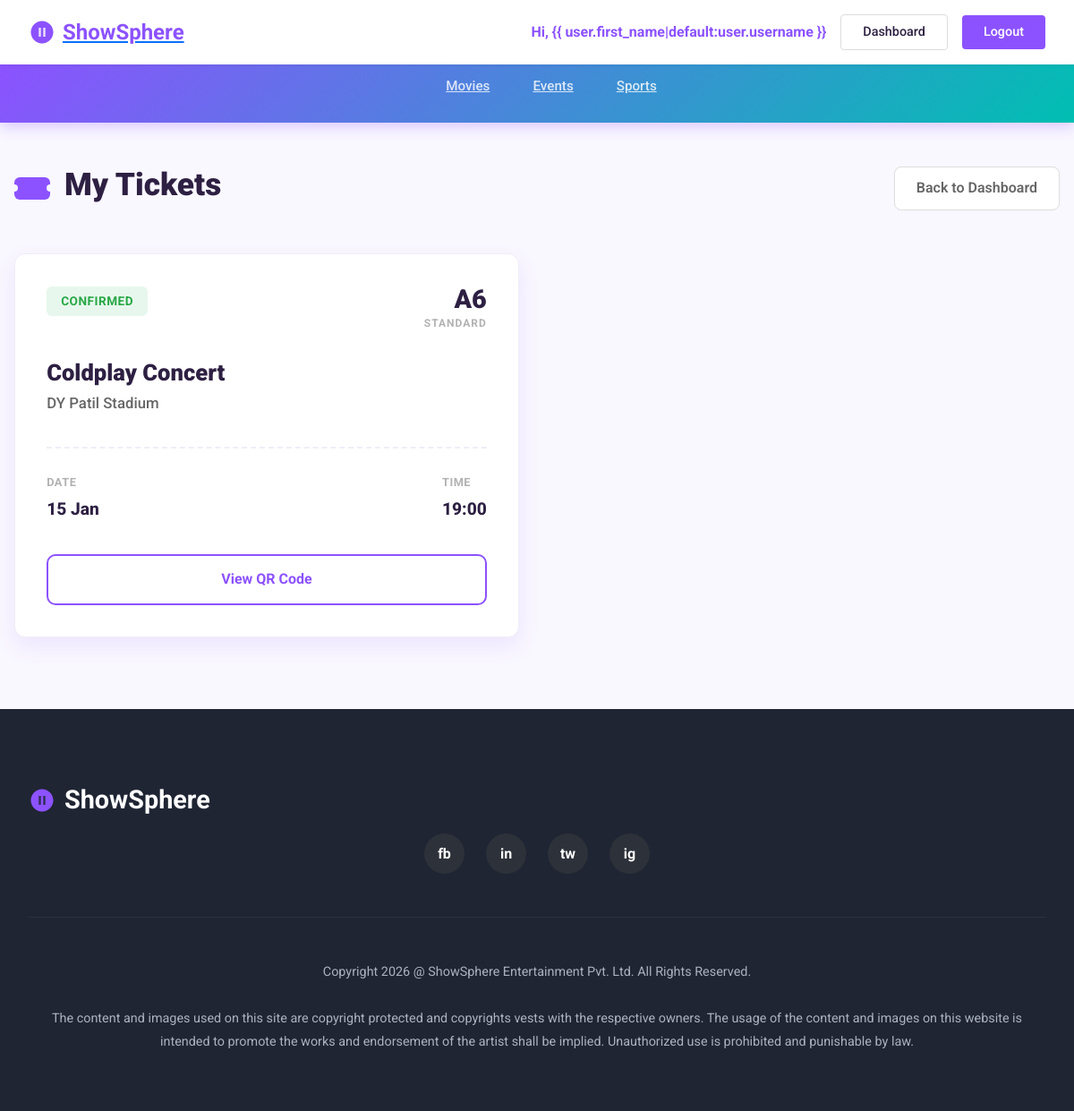
The page /my-tickets/ (signed in) on the database as committed earlier.
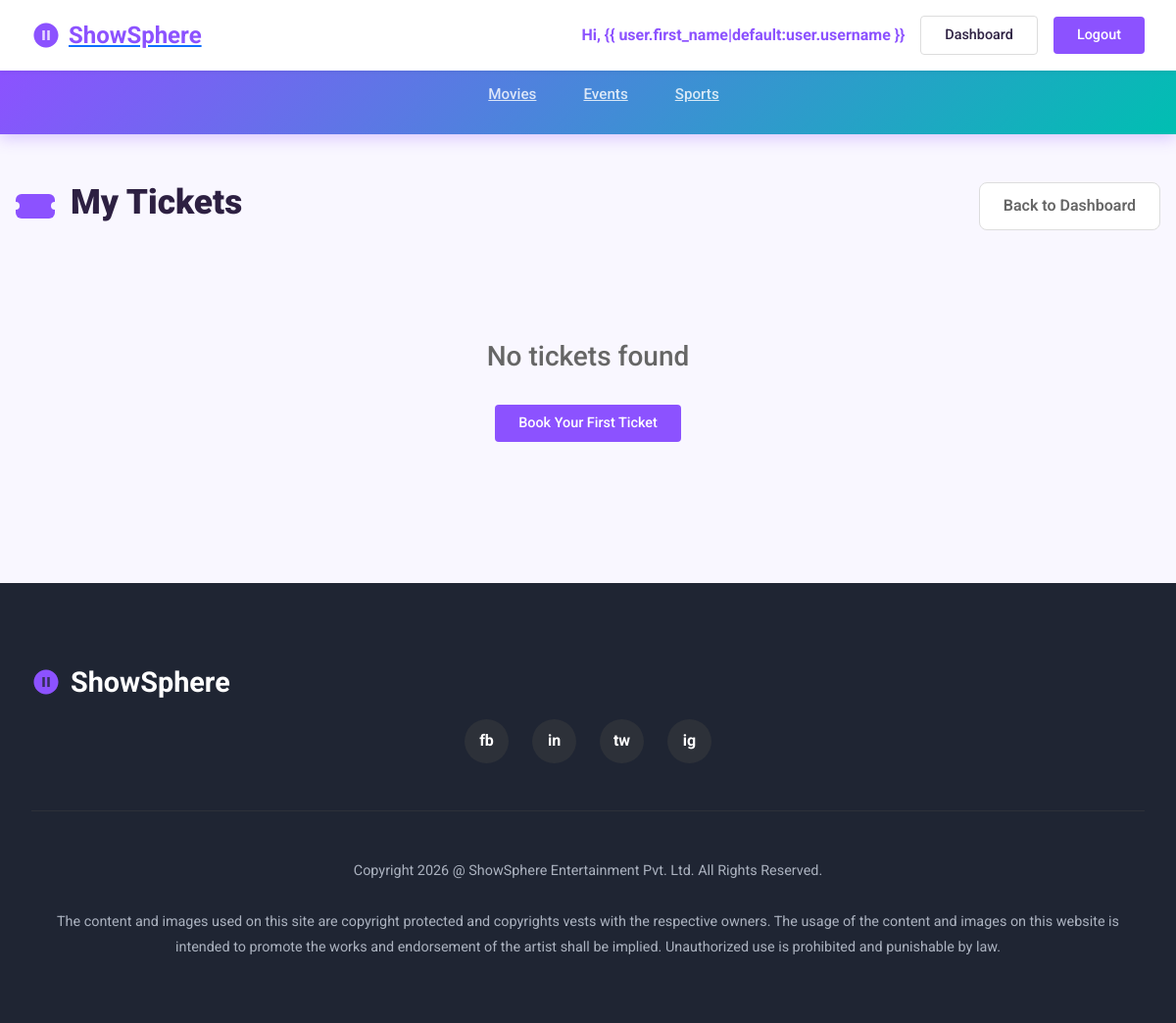
The same page on the database as committed later.
### booking/models.py (models this page shows, shortened)
class Ticket(models.Model):
    ticket_id = models.CharField(max_length=20, unique=True, editable=False)
    booking = models.ForeignKey(Booking, on_delete=models.CASCADE, related_name='tickets')
    seat = models.ForeignKey(Seat, on_delete=models.CASCADE)
    qr_code = models.ImageField(upload_to='qr_codes/', blank=True)
    is_used = models.BooleanField(default=False)
    used_at = models.DateTimeField(null=True, blank=True)
    created_at = models.DateTimeField(auto_now_add=True)

class Seat(models.Model):
    SEAT_TYPE_CHOICES = [
        ('silver', 'Silver'),
        ('gold', 'Gold'),
        ('premium', 'Premium'),
        ('vip', 'VIP'),
        ('recliner', 'Recliner'),
    ]
    show = models.ForeignKey(Show, on_delete=models.CASCADE, related_name='seats')
    row = models.CharField(max_length=5)
    seat_number = models.CharField(max_length=5)
    seat_type = models.CharField(max_length=20, choices=SEAT_TYPE_CHOICES)
    price = models.DecimalField(max_digits=10, decimal_places=2)
    class Meta:
        ordering = ['row', 'seat_number']
        unique_together = ['show', 'row', 'seat_number']

class Booking(models.Model):
    PAYMENT_STATUS_CHOICES = [
        ('pending', 'Pending'),
        ('completed', 'Completed'),
        ('failed', 'Failed'),
        ('refunded', 'Refunded'),
    ]
    PAYMENT_METHOD_CHOICES = [
        ('upi', 'UPI'),
        ('card', 'Debit/Credit Card'),
        ('wallet', 'Wallet'),
        ('netbanking', 'Net Banking'),
    ]
    booking_id = models.CharField(max_length=20, unique=True, editable=False)
    user = models.ForeignKey(CustomUser, on_delete=models.CASCADE, related_name='bookings')
    show = models.ForeignKey(Show, on_delete=models.CASCADE, related_name='bookings')
    seats = models.ManyToManyField(Seat, related_name='bookings')
    total_amount = models.DecimalField(max_digits=10, decimal_places=2)
    convenience_fee = models.DecimalField(max_digits=10, decimal_places=2, default=0)
    payment_method = models.CharField(max_length=20, choices=PAYMENT_METHOD_CHOICES)
    payment_status = models.CharField(max_length=20, choices=PAYMENT_STATUS_CHOICES, default='pending')
    booking_date = models.DateTimeField(auto_now_add=True)
    class Meta:
        ordering = ['-booking_date']

class Show(models.Model):
    SHOW_TYPE_CHOICES = [
        ('event', 'Event Show'),
        ('movie', 'Movie Show'),
    ]
    show_type = models.CharField(max_length=10, choices=SHOW_TYPE_CHOICES)
    event = models.ForeignKey(Event, on_delete=models.CASCADE, null=True, blank=True, related_name='shows')
    venue = models.ForeignKey(Venue, on_delete=models.CASCADE, null=True, blank=True, related_name='shows')
    movie = models.ForeignKey(Movie, on_delete=models.CASCADE, null=True, blank=True, related_name='shows')
    screen = models.ForeignKey(Screen, on_delete=models.CASCADE, null=True, blank=True, related_name='shows')
    show_date = models.DateField()
    show_time = models.TimeField()
    end_time = models.TimeField()
    base_price = models.DecimalField(max_digits=10, decimal_places=2, help_text='Starting price')
    is_active = models.BooleanField(default=True)
    created_at = models.DateTimeField(auto_now_add=True)
    class Meta:
        ordering = ['show_date', 'show_time']

class Event(models.Model):
    STATUS_CHOICES = [
        ('pending', 'Pending Approval'),
        ('approved', 'Approved'),
        ('rejected', 'Rejected'),
    ]
    organizer = models.ForeignKey(OrganizerProfile, on_delete=models.CASCADE, related_name='events')
    title = models.CharField(max_length=200)
    description = models.TextField()
    category = models.ForeignKey(Category, on_delete=models.CASCADE, related_name='events',
                                 help_text='Concerts, Sports, Comedy, Shows, etc.')
    genre = models.ForeignKey(Genre, on_delete=models.SET_NULL, null=True, blank=True)
    language = models.ForeignKey(Language, on_delete=models.SET_NULL, null=True, blank=True)
    duration = models.PositiveIntegerField(help_text='Duration in minutes')
    artist_name = models.CharField(max_length=200, blank=True, help_text='Main artist/performer/team')
    poster = models.ImageField(upload_to='event_posters/')
    trailer_url = models.URLField(blank=True, help_text='YouTube promo/trailer URL')
    status = models.CharField(max_length=20, choices=STATUS_CHOICES, default='pending')
    is_trending = models.BooleanField(default=False)
    created_at = models.DateTimeField(auto_now_add=True)
    updated_at = models.DateTimeField(auto_now=True)
    class Meta:
        ordering = ['-created_at']

class Venue(models.Model):
    organizer = models.ForeignKey(OrganizerProfile, on_delete=models.CASCADE, related_name='venues')
    name = models.CharField(max_length=200, help_text='Venue name (e.g., Stadium, Arena, Auditorium)')
    city = models.ForeignKey(City, on_delete=models.CASCADE, related_name='event_venues')
    address = models.TextField()
    capacity = models.PositiveIntegerField()
    facilities = models.TextField(blank=True, help_text='Parking, Food Court, etc.')
    venue_type = models.CharField(max_length=50, blank=True, help_text='Stadium, Arena, Hall, etc.')
    is_active = models.BooleanField(default=True)
    created_at = models.DateTimeField(auto_now_add=True)
    class Meta:
        ordering = ['name']

### booking/views.py (the view)
# urls.py: path('my-tickets/', views.my_tickets, name='my_tickets'),
@customer_required
def my_tickets(request):
    tickets = Ticket.objects.filter(
        booking__user=request.user,
        booking__payment_status='completed'
    ).select_related('booking', 'seat', 'booking__show').order_by('-created_at')
    context = {
        'tickets': tickets,
    }
    return render(request, 'customer/my_tickets.html', context)

### templates/customer/my_tickets.html (shortened to what this page needs)
{% extends 'base.html' %}
{% load static %}
{% block navbar %}
<header class="header">
    <a href="{% url 'booking:home' %}" class="logo">
        <svg width="30" height="30" viewBox="0 0 24 24" fill="none" xmlns="http://www.w3.org/2000/svg">
            <circle cx="12" cy="12" r="10" fill="#8C52FF" fill-opacity="0.2" />
            <path d="M12 2C6.48 2 2 6.48 2 12s4.48 10 10 10 10-4.48 10-10S17.52 2 12 2zm-1 14H9V8h2v8zm4 0h-2V8h2v8z"
                fill="#8C52FF" />
        </svg>
        <span>ShowSphere</span>
    </a>
    <div class="auth-buttons">
        {% if user.is_authenticated %}
        <span style="font-weight: 700; color: var(--primary-color);">Hi, {{ user.first_name|default:user.username
            }}</span>
        <a href="{% url 'booking:customer_dashboard' %}" class="btn-custom btn-custom-outline">Dashboard</a>
        <a href="{% url 'booking:logout' %}" class="btn-custom btn-custom-primary">Logout</a>
        {% else %}
        <a href="{% url 'booking:organizer_register' %}" class="btn-custom btn-custom-outline">New Partner</a>
        <a href="{% url 'booking:login' %}" class="btn-custom btn-custom-primary">Sign In</a>
        {% endif %}
    </div>
</header>
<nav class="nav-bar">
    <ul class="nav-links">
        <li><a href="{% url 'booking:browse' %}">Movies</a></li>
        <li><a href="{% url 'booking:browse' %}?category=events">Events</a></li>
        <li><a href="{% url 'booking:browse' %}?category=sports">Sports</a></li>
    </ul>
</nav>
{% endblock %}
{% block content %}
<div class="container-content">
    <div class="page-header">
        <div class="title-group">
            <div class="title-icon"></div>
            <h1 class="page-title">My Tickets</h1>
        </div>
        <a href="{% url 'booking:customer_dashboard' %}" class="btn-back">Back to Dashboard</a>
    </div>
    <div class="ticket-grid">
        {% if tickets %}
        {% for ticket in tickets %}
        <div class="ticket-card">
            <div class="ticket-top">
                <span class="status-badge">Confirmed</span>
                <div class="seat-info">
                    <span class="seat-number">{{ ticket.seat.row }}{{ ticket.seat.seat_number }}</span>
                    <span class="seat-type">Standard</span>
                </div>
            </div>
            <div class="movie-info">
                {% if ticket.booking.show.show_type == 'movie' %}
                <h2 class="movie-name">{{ ticket.booking.show.movie.title }}</h2>
                <p class="theater-name">{{ ticket.booking.show.screen.theatre.name }}</p>
                {% else %}
                <h2 class="movie-name">{{ ticket.booking.show.event.title }}</h2>
                <p class="theater-name">{{ ticket.booking.show.venue.name }}</p>
                {% endif %}
            </div>
            <div class="time-info">
                <div class="info-item">
                    <span class="info-label">Date</span>
                    <span class="info-value">{{ ticket.booking.show.show_date|date:"d M" }}</span>
                </div>
                <div class="info-item">
                    <span class="info-label">Time</span>
                    <span class="info-value">{{ ticket.booking.show.show_time|time:"H:i" }}</span>
                </div>
            </div>
            <a href="{% url 'booking:ticket_detail' ticket.id %}" class="btn-qr">View QR Code</a>
        </div>
        {% endfor %}
        {% else %}
        <div class="no-tickets" style="grid-column: 1/-1;">
            <h3 style="color: var(--text-light); margin-bottom: 2rem;">No tickets found</h3>
            <a href="{% url 'booking:home' %}" class="btn-custom btn-custom-primary">Book Your First Ticket</a>
        </div>
        {% endif %}
    </div>
</div>
<footer class="footer">
    <div class="footer-content">
        <div class="footer-logo">
            <svg width="30" height="30" viewBox="0 0 24 24" fill="none" xmlns="http://www.w3.org/2000/svg">
                <circle cx="12" cy="12" r="10" fill="#8C52FF" fill-opacity="0.2" />
                <path
                    d="M12 2C6.48 2 2 6.48 2 12s4.48 10 10 10 10-4.48 10-10S17.52 2 12 2zm-1 14H9V8h2v8zm4 0h-2V8h2v8z"
                    fill="#8C52FF" />
            </svg>
            ShowSphere
        </div>
        <div class="social-links">
            <div class="social-circle">fb</div>
            <div class="social-circle">in</div>
            <div class="social-circle">tw</div>
            <div class="social-circle">ig</div>
        </div>
        <p class="footer-text">
            Copyright 2026 @ ShowSphere Entertainment Pvt. Ltd. All Rights Reserved.
            <br><br>
            The content and images used on this site are copyright protected and copyrights vests with the
            respective owners. The usage of the content and images on this website is intended to promote the works
            and endorsement of the artist shall be implied. Unauthorized use is prohibited and punishable by law.
        </p>
    </div>
</footer>
{% endblock %}

### templates/base.html (shortened to what this page needs)
<!DOCTYPE html>
<html lang="en">
<head>
    <link href="https://cdn.jsdelivr.net/npm/bootstrap@5.3.0/dist/css/bootstrap.min.css" rel="stylesheet">
    <link rel="stylesheet" href="https://cdnjs.cloudflare.com/ajax/libs/font-awesome/6.0.0/css/all.min.css">
    {% load static %}
    <link rel="stylesheet" href="{% static 'css/style.css' %}">
</head>
<body>
    {% block navbar %}{% endblock %}
    <main>
        {% block content %}{% endblock %}
    </main>
</body>
</html>

### static/css/style.css (style rules this page uses)
:root { --primary-color: #f84464; --secondary-color: #222539; --accent-color: #f5f5f5; --text-primary: #333333; --text-secondary: #666666; --text-white: #ffffff; --background-light: #f5f5f5; --background-white: #ffffff; --success-color: #4caf50; --warning-color: #ff9800; --danger-color: #f44336; --border-radius: 8px; --box-shadow: 0 4px 8px rgba(0, 0, 0, 0.1); --transition: all 0.3s ease; }
body { font-family: 'Roboto', 'Inter', sans-serif; background-color: var(--background-light); color: var(--text-primary); margin: 0; padding: 0; box-sizing: border-box; }
footer { background-color: #333; color: white; padding: 2rem 0; margin-top: 2rem; }

### templates/customer/my_tickets.html (style rules this page uses)
:root { --primary-color: #8C52FF; --primary-hover: #7b40f2; --text-color: #2D2042; --text-light: #666666; --bg-color: #F9F7FF; --white: #FFFFFF; --success-green: #28a745; --border-radius: 12px; --shadow: 0 10px 25px rgba(140, 82, 255, 0.1); }
* { margin: 0; padding: 0; box-sizing: border-box; font-family: 'Roboto', sans-serif; }
body { background-color: var(--bg-color); color: var(--text-color); min-height: 100vh; display: flex; flex-direction: column; }
.header { background-color: var(--white); padding: 1rem 2rem; display: flex; justify-content: space-between; align-items: center; box-shadow: 0 2px 4px rgba(0, 0, 0, 0.05); position: sticky; top: 0; z-index: 1000; }
.logo { font-size: 1.5rem; font-weight: 700; display: flex; align-items: center; gap: 0.5rem; }
.logo span { color: var(--primary-color); }
.auth-buttons { display: flex; gap: 1rem; align-items: center; }
.btn-custom { padding: 0.5rem 1.5rem; border-radius: 4px; cursor: pointer; font-weight: 500; font-size: 0.9rem; border: none; transition: all 0.3s; text-decoration: none; display: inline-block; }
.btn-custom-primary { background-color: var(--primary-color); color: var(--white); }
.btn-custom-outline { background-color: transparent; border: 1px solid #ddd; color: var(--text-color); }
.nav-bar { background: linear-gradient(135deg, #8C52FF 0%, #00BFB2 100%); color: var(--white); padding: 0.8rem 2rem; box-shadow: 0 4px 15px rgba(140, 82, 255, 0.3); }
.nav-links { display: flex; justify-content: center; gap: 3rem; list-style: none; }
.nav-links li a { color: white; opacity: 0.8; font-size: 0.95rem; font-weight: 500; transition: opacity 0.3s; }
.container-content { max-width: 1240px; margin: 3rem auto; width: 100%; padding: 0 1rem; flex: 1; }
.page-header { display: flex; justify-content: space-between; align-items: center; margin-bottom: 3rem; }
.title-group { display: flex; align-items: center; gap: 1rem; }
.title-icon { width: 40px; height: 25px; background: var(--primary-color); border-radius: 6px; position: relative; }
.title-icon::after { content: ''; position: absolute; width: 8px; height: 8px; background: var(--bg-color); border-radius: 50%; top: 50%; left: -4px; transform: translateY(-50%); }
.title-icon::before { content: ''; position: absolute; width: 8px; height: 8px; background: var(--bg-color); border-radius: 50%; top: 50%; right: -4px; transform: translateY(-50%); }
.page-title { font-size: 2.2rem; font-weight: 900; color: var(--text-color); }
.btn-back { padding: 0.7rem 1.5rem; background: var(--white); border: 1px solid #ddd; border-radius: 8px; font-weight: 600; color: var(--text-light); cursor: pointer; transition: all 0.3s; text-decoration: none; display: inline-block; }
.ticket-grid { display: grid; grid-template-columns: repeat(auto-fill, minmax(380px, 1fr)); gap: 2.5rem; }
.footer { background-color: #1f2533; color: #abb2bf; padding: 5rem 2rem 3rem; margin-top: 5rem; }
.footer-content { max-width: 1240px; margin: 0 auto; }
.footer-logo { color: white; font-size: 1.8rem; font-weight: 700; margin-bottom: 1rem; display: flex; align-items: center; gap: 10px; }
.footer-logo svg { width: 30px; height: 30px; }
.social-links { display: flex; gap: 1.5rem; margin-bottom: 3rem; justify-content: center; }
.social-circle { width: 45px; height: 45px; border-radius: 50%; background: #2d3139; display: flex; align-items: center; justify-content: center; color: white; font-weight: 700; transition: all 0.3s; }
.footer-text { text-align: center; font-size: 0.9rem; line-height: 1.8; border-top: 1px solid #2d3139; padding-top: 3rem; }
.no-tickets { text-align: center; padding: 4rem; color: var(--text-light); }

Rows that differ between the two databases and show on the page:
removed Ticket: seat.row "A", seat.seat_number "6", booking.show.event "Coldplay Concert", booking.show.venue.name "DY Patil Stadium", booking.show.show_date "15 Jan", booking.show.show_time "19:00"
Other text that changed with them:
text now shown: "No tickets found Book Your First Ticket"
